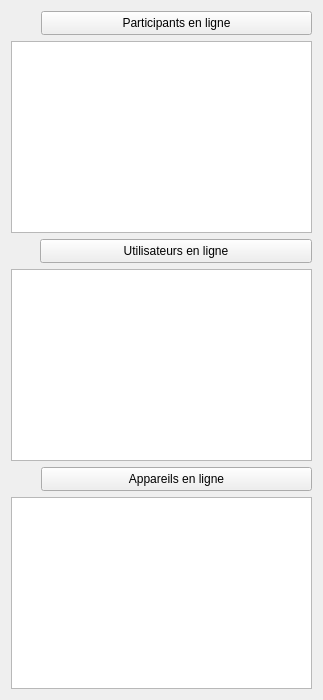
<?xml version="1.0" encoding="UTF-8"?>
<ui version="4.0">
 <class>OnlineManagerWidget</class>
 <widget class="QWidget" name="OnlineManagerWidget">
  <property name="geometry">
   <rect>
    <x>0</x>
    <y>0</y>
    <width>323</width>
    <height>696</height>
   </rect>
  </property>
  <property name="windowTitle">
   <string>Form</string>
  </property>
  <layout class="QVBoxLayout" name="verticalLayout">
   <property name="sizeConstraint">
    <enum>QLayout::SetMinAndMaxSize</enum>
   </property>
   <item>
    <widget class="QFrame" name="horizontalFrame">
     <property name="sizePolicy">
      <sizepolicy hsizetype="Preferred" vsizetype="Maximum">
       <horstretch>0</horstretch>
       <verstretch>0</verstretch>
      </sizepolicy>
     </property>
     <layout class="QHBoxLayout" name="horizontalLayout">
      <property name="leftMargin">
       <number>0</number>
      </property>
      <property name="topMargin">
       <number>0</number>
      </property>
      <property name="rightMargin">
       <number>0</number>
      </property>
      <property name="bottomMargin">
       <number>0</number>
      </property>
      <item>
       <widget class="QLabel" name="imgOnlineParticipants">
        <property name="sizePolicy">
         <sizepolicy hsizetype="Fixed" vsizetype="Fixed">
          <horstretch>0</horstretch>
          <verstretch>0</verstretch>
         </sizepolicy>
        </property>
        <property name="minimumSize">
         <size>
          <width>24</width>
          <height>24</height>
         </size>
        </property>
        <property name="maximumSize">
         <size>
          <width>24</width>
          <height>24</height>
         </size>
        </property>
        <property name="text">
         <string/>
        </property>
        <property name="pixmap">
         <pixmap resource="../resources/TeraClient.qrc">:/icons/patient_online.png</pixmap>
        </property>
        <property name="scaledContents">
         <bool>true</bool>
        </property>
       </widget>
      </item>
      <item>
       <widget class="QPushButton" name="btnShowOnlineParticipants">
        <property name="sizePolicy">
         <sizepolicy hsizetype="Expanding" vsizetype="Fixed">
          <horstretch>0</horstretch>
          <verstretch>0</verstretch>
         </sizepolicy>
        </property>
        <property name="minimumSize">
         <size>
          <width>0</width>
          <height>24</height>
         </size>
        </property>
        <property name="cursor">
         <cursorShape>PointingHandCursor</cursorShape>
        </property>
        <property name="text">
         <string>Participants en ligne</string>
        </property>
        <property name="icon">
         <iconset resource="../resources/TeraClient.qrc">
          <normaloff>:/controls/branch_closed.png</normaloff>
          <activeon>:/controls/branch_opened.png</activeon>:/controls/branch_closed.png</iconset>
        </property>
        <property name="iconSize">
         <size>
          <width>20</width>
          <height>20</height>
         </size>
        </property>
        <property name="checkable">
         <bool>true</bool>
        </property>
       </widget>
      </item>
     </layout>
    </widget>
   </item>
   <item>
    <widget class="QListWidget" name="lstOnlineParticipants">
     <property name="sizePolicy">
      <sizepolicy hsizetype="Expanding" vsizetype="MinimumExpanding">
       <horstretch>0</horstretch>
       <verstretch>0</verstretch>
      </sizepolicy>
     </property>
     <property name="minimumSize">
      <size>
       <width>0</width>
       <height>0</height>
      </size>
     </property>
    </widget>
   </item>
   <item>
    <widget class="QFrame" name="horizontalFrame_2">
     <property name="sizePolicy">
      <sizepolicy hsizetype="Preferred" vsizetype="Maximum">
       <horstretch>0</horstretch>
       <verstretch>0</verstretch>
      </sizepolicy>
     </property>
     <layout class="QHBoxLayout" name="horizontalLayout_5">
      <property name="spacing">
       <number>9</number>
      </property>
      <property name="leftMargin">
       <number>0</number>
      </property>
      <property name="topMargin">
       <number>0</number>
      </property>
      <property name="rightMargin">
       <number>0</number>
      </property>
      <property name="bottomMargin">
       <number>0</number>
      </property>
      <item>
       <widget class="QLabel" name="imgOnlineUsers">
        <property name="sizePolicy">
         <sizepolicy hsizetype="Fixed" vsizetype="Fixed">
          <horstretch>0</horstretch>
          <verstretch>0</verstretch>
         </sizepolicy>
        </property>
        <property name="minimumSize">
         <size>
          <width>20</width>
          <height>20</height>
         </size>
        </property>
        <property name="maximumSize">
         <size>
          <width>20</width>
          <height>20</height>
         </size>
        </property>
        <property name="text">
         <string/>
        </property>
        <property name="pixmap">
         <pixmap resource="../resources/TeraClient.qrc">:/icons/software_user_online.png</pixmap>
        </property>
        <property name="scaledContents">
         <bool>true</bool>
        </property>
       </widget>
      </item>
      <item>
       <widget class="QPushButton" name="btnShowOnlineUsers">
        <property name="sizePolicy">
         <sizepolicy hsizetype="Expanding" vsizetype="Fixed">
          <horstretch>0</horstretch>
          <verstretch>0</verstretch>
         </sizepolicy>
        </property>
        <property name="minimumSize">
         <size>
          <width>0</width>
          <height>24</height>
         </size>
        </property>
        <property name="cursor">
         <cursorShape>PointingHandCursor</cursorShape>
        </property>
        <property name="text">
         <string>Utilisateurs en ligne</string>
        </property>
        <property name="icon">
         <iconset resource="../resources/TeraClient.qrc">
          <normaloff>:/controls/branch_closed.png</normaloff>
          <activeon>:/controls/branch_opened.png</activeon>:/controls/branch_closed.png</iconset>
        </property>
        <property name="iconSize">
         <size>
          <width>20</width>
          <height>20</height>
         </size>
        </property>
        <property name="checkable">
         <bool>true</bool>
        </property>
       </widget>
      </item>
     </layout>
    </widget>
   </item>
   <item>
    <widget class="QListWidget" name="lstOnlineUsers">
     <property name="sizePolicy">
      <sizepolicy hsizetype="Expanding" vsizetype="MinimumExpanding">
       <horstretch>0</horstretch>
       <verstretch>0</verstretch>
      </sizepolicy>
     </property>
     <property name="minimumSize">
      <size>
       <width>0</width>
       <height>0</height>
      </size>
     </property>
    </widget>
   </item>
   <item>
    <widget class="QFrame" name="horizontalFrame_3">
     <property name="sizePolicy">
      <sizepolicy hsizetype="Preferred" vsizetype="Maximum">
       <horstretch>0</horstretch>
       <verstretch>0</verstretch>
      </sizepolicy>
     </property>
     <layout class="QHBoxLayout" name="horizontalLayout_8">
      <property name="leftMargin">
       <number>0</number>
      </property>
      <property name="topMargin">
       <number>0</number>
      </property>
      <property name="rightMargin">
       <number>0</number>
      </property>
      <property name="bottomMargin">
       <number>0</number>
      </property>
      <item>
       <widget class="QLabel" name="imgOnlineDevices">
        <property name="sizePolicy">
         <sizepolicy hsizetype="Fixed" vsizetype="Fixed">
          <horstretch>0</horstretch>
          <verstretch>0</verstretch>
         </sizepolicy>
        </property>
        <property name="minimumSize">
         <size>
          <width>24</width>
          <height>24</height>
         </size>
        </property>
        <property name="maximumSize">
         <size>
          <width>24</width>
          <height>24</height>
         </size>
        </property>
        <property name="text">
         <string/>
        </property>
        <property name="pixmap">
         <pixmap resource="../resources/TeraClient.qrc">:/icons/device_online.png</pixmap>
        </property>
        <property name="scaledContents">
         <bool>true</bool>
        </property>
       </widget>
      </item>
      <item>
       <widget class="QPushButton" name="btnShowOnlineDevices">
        <property name="sizePolicy">
         <sizepolicy hsizetype="Expanding" vsizetype="Fixed">
          <horstretch>0</horstretch>
          <verstretch>0</verstretch>
         </sizepolicy>
        </property>
        <property name="minimumSize">
         <size>
          <width>0</width>
          <height>24</height>
         </size>
        </property>
        <property name="cursor">
         <cursorShape>PointingHandCursor</cursorShape>
        </property>
        <property name="text">
         <string>Appareils en ligne</string>
        </property>
        <property name="icon">
         <iconset resource="../resources/TeraClient.qrc">
          <normaloff>:/controls/branch_closed.png</normaloff>
          <activeon>:/controls/branch_opened.png</activeon>:/controls/branch_closed.png</iconset>
        </property>
        <property name="iconSize">
         <size>
          <width>20</width>
          <height>20</height>
         </size>
        </property>
        <property name="checkable">
         <bool>true</bool>
        </property>
       </widget>
      </item>
     </layout>
    </widget>
   </item>
   <item>
    <widget class="QListWidget" name="lstOnlineDevices">
     <property name="sizePolicy">
      <sizepolicy hsizetype="Expanding" vsizetype="MinimumExpanding">
       <horstretch>0</horstretch>
       <verstretch>0</verstretch>
      </sizepolicy>
     </property>
     <property name="minimumSize">
      <size>
       <width>0</width>
       <height>0</height>
      </size>
     </property>
    </widget>
   </item>
  </layout>
 </widget>
 <resources>
  <include location="../resources/TeraClient.qrc"/>
 </resources>
 <connections/>
</ui>
